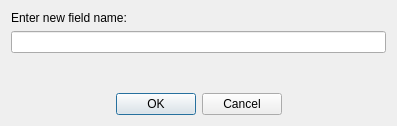
<ui version="4.0" >
 <class>Rename</class>
 <widget class="QDialog" name="Rename" >
  <property name="geometry" >
   <rect>
    <x>0</x>
    <y>0</y>
    <width>397</width>
    <height>126</height>
   </rect>
  </property>
  <property name="windowTitle" >
   <string>Rename field</string>
  </property>
  <layout class="QGridLayout" >
   <item row="0" column="0" >
    <layout class="QVBoxLayout" >
     <item>
      <widget class="QLabel" name="label" >
       <property name="sizePolicy" >
        <sizepolicy vsizetype="Fixed" hsizetype="Preferred" >
         <horstretch>0</horstretch>
         <verstretch>0</verstretch>
        </sizepolicy>
       </property>
       <property name="text" >
        <string>Enter new field name:</string>
       </property>
      </widget>
     </item>
     <item>
      <widget class="QLineEdit" name="lineEdit" >
       <property name="mouseTracking" >
        <bool>false</bool>
       </property>
       <property name="inputMask" >
        <string/>
       </property>
       <property name="maxLength" >
        <number>10</number>
       </property>
       <property name="frame" >
        <bool>true</bool>
       </property>
      </widget>
     </item>
    </layout>
   </item>
   <item row="2" column="0" >
    <widget class="QDialogButtonBox" name="buttonBox" >
     <property name="orientation" >
      <enum>Qt::Horizontal</enum>
     </property>
     <property name="standardButtons" >
      <set>QDialogButtonBox::Cancel|QDialogButtonBox::NoButton|QDialogButtonBox::Ok</set>
     </property>
     <property name="centerButtons" >
      <bool>true</bool>
     </property>
    </widget>
   </item>
   <item row="1" column="0" >
    <spacer>
     <property name="orientation" >
      <enum>Qt::Vertical</enum>
     </property>
     <property name="sizeType" >
      <enum>QSizePolicy::Expanding</enum>
     </property>
     <property name="sizeHint" >
      <size>
       <width>20</width>
       <height>40</height>
      </size>
     </property>
    </spacer>
   </item>
  </layout>
 </widget>
 <connections>
  <connection>
   <sender>buttonBox</sender>
   <signal>accepted()</signal>
   <receiver>Rename</receiver>
   <slot>accept()</slot>
   <hints>
    <hint type="sourcelabel" >
     <x>248</x>
     <y>254</y>
    </hint>
    <hint type="destinationlabel" >
     <x>157</x>
     <y>274</y>
    </hint>
   </hints>
  </connection>
  <connection>
   <sender>buttonBox</sender>
   <signal>rejected()</signal>
   <receiver>Rename</receiver>
   <slot>reject()</slot>
   <hints>
    <hint type="sourcelabel" >
     <x>316</x>
     <y>260</y>
    </hint>
    <hint type="destinationlabel" >
     <x>286</x>
     <y>274</y>
    </hint>
   </hints>
  </connection>
 </connections>
</ui>
